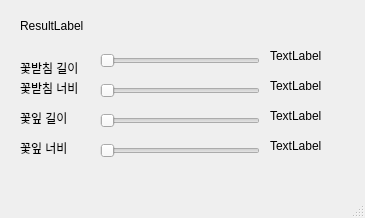
<?xml version="1.0" encoding="UTF-8"?>
<ui version="4.0">
 <class>MainWindow</class>
 <widget class="QMainWindow" name="MainWindow">
  <property name="windowModality">
   <enum>Qt::ApplicationModal</enum>
  </property>
  <property name="geometry">
   <rect>
    <x>0</x>
    <y>0</y>
    <width>365</width>
    <height>218</height>
   </rect>
  </property>
  <property name="windowTitle">
   <string>시뮬레이터</string>
  </property>
  <widget class="QWidget" name="centralwidget">
   <widget class="QSlider" name="sliderA">
    <property name="geometry">
     <rect>
      <x>100</x>
      <y>50</y>
      <width>160</width>
      <height>22</height>
     </rect>
    </property>
    <property name="orientation">
     <enum>Qt::Horizontal</enum>
    </property>
   </widget>
   <widget class="QSlider" name="sliderB">
    <property name="geometry">
     <rect>
      <x>100</x>
      <y>80</y>
      <width>160</width>
      <height>22</height>
     </rect>
    </property>
    <property name="orientation">
     <enum>Qt::Horizontal</enum>
    </property>
   </widget>
   <widget class="QSlider" name="sliderC">
    <property name="geometry">
     <rect>
      <x>100</x>
      <y>110</y>
      <width>160</width>
      <height>22</height>
     </rect>
    </property>
    <property name="orientation">
     <enum>Qt::Horizontal</enum>
    </property>
   </widget>
   <widget class="QSlider" name="sliderD">
    <property name="geometry">
     <rect>
      <x>100</x>
      <y>140</y>
      <width>160</width>
      <height>22</height>
     </rect>
    </property>
    <property name="orientation">
     <enum>Qt::Horizontal</enum>
    </property>
   </widget>
   <widget class="QLabel" name="ResultLabel">
    <property name="geometry">
     <rect>
      <x>20</x>
      <y>10</y>
      <width>301</width>
      <height>31</height>
     </rect>
    </property>
    <property name="text">
     <string>ResultLabel</string>
    </property>
   </widget>
   <widget class="QLabel" name="labelA">
    <property name="geometry">
     <rect>
      <x>270</x>
      <y>50</y>
      <width>56</width>
      <height>12</height>
     </rect>
    </property>
    <property name="text">
     <string>TextLabel</string>
    </property>
   </widget>
   <widget class="QLabel" name="labelB">
    <property name="geometry">
     <rect>
      <x>270</x>
      <y>80</y>
      <width>56</width>
      <height>12</height>
     </rect>
    </property>
    <property name="text">
     <string>TextLabel</string>
    </property>
   </widget>
   <widget class="QLabel" name="labelC">
    <property name="geometry">
     <rect>
      <x>270</x>
      <y>110</y>
      <width>56</width>
      <height>12</height>
     </rect>
    </property>
    <property name="text">
     <string>TextLabel</string>
    </property>
   </widget>
   <widget class="QLabel" name="labelD">
    <property name="geometry">
     <rect>
      <x>270</x>
      <y>140</y>
      <width>56</width>
      <height>12</height>
     </rect>
    </property>
    <property name="text">
     <string>TextLabel</string>
    </property>
   </widget>
   <widget class="QLabel" name="label">
    <property name="geometry">
     <rect>
      <x>20</x>
      <y>60</y>
      <width>71</width>
      <height>16</height>
     </rect>
    </property>
    <property name="text">
     <string>꽃받침 길이</string>
    </property>
   </widget>
   <widget class="QLabel" name="label_2">
    <property name="geometry">
     <rect>
      <x>20</x>
      <y>80</y>
      <width>71</width>
      <height>16</height>
     </rect>
    </property>
    <property name="text">
     <string>꽃받침 너비</string>
    </property>
   </widget>
   <widget class="QLabel" name="label_3">
    <property name="geometry">
     <rect>
      <x>20</x>
      <y>110</y>
      <width>71</width>
      <height>16</height>
     </rect>
    </property>
    <property name="text">
     <string>꽃잎 길이</string>
    </property>
   </widget>
   <widget class="QLabel" name="label_4">
    <property name="geometry">
     <rect>
      <x>20</x>
      <y>140</y>
      <width>71</width>
      <height>16</height>
     </rect>
    </property>
    <property name="text">
     <string>꽃잎 너비</string>
    </property>
   </widget>
  </widget>
  <widget class="QMenuBar" name="menubar">
   <property name="geometry">
    <rect>
     <x>0</x>
     <y>0</y>
     <width>365</width>
     <height>21</height>
    </rect>
   </property>
  </widget>
  <widget class="QStatusBar" name="statusbar"/>
 </widget>
 <resources/>
 <connections/>
</ui>
